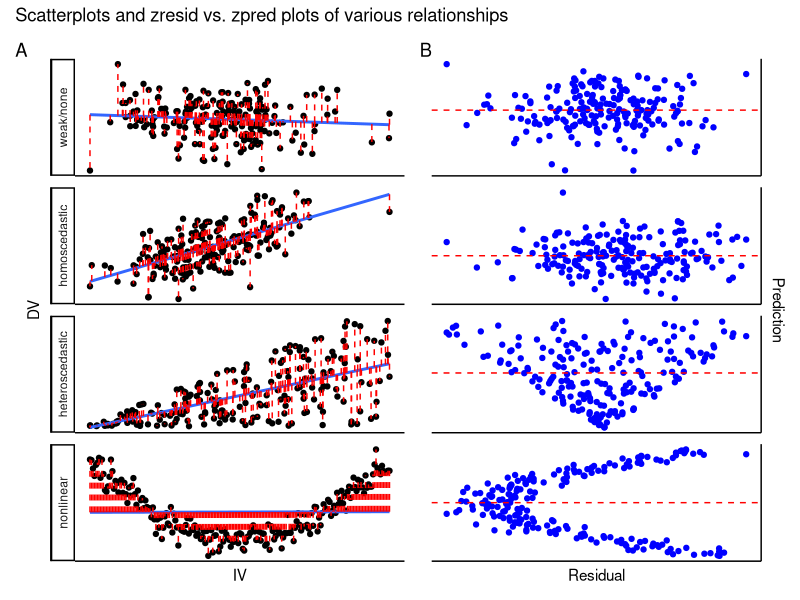

R code for this plot:
## ---- chunk 1
#| label: fig-scatterzplots
#| fig-cap: "A: Scatterplots depicting linear and nonlinear relationships (see strip labels on the left). Linear fit lines are shown in blue, and vertical red dashed lines show the residuals (i.e., the difference between the model's predictions and the actual DV scores for a given IV score. B: Plots of standardized residuals vs. standardized predictions corresponding to the raw data shown in panel A. The horizontal red dashed lines mark 0 on the y-axis for reference."

set.seed(68019222)

library(tidyverse)
library(patchwork)

ndat<-201

Data1<-tibble::tibble(x=rnorm(ndat),y=rnorm(ndat))
Data2<-tibble::tibble(x=sort(runif(ndat, min = 0, max = 2.5),decreasing=F),
                      y=x*runif(ndat,min = 0, max = 2.5))
Data3<-tibble::tibble(x=rnorm(ndat),y=rnorm(ndat)+.9*x)
Data4<-tibble::tibble(x=seq(-100, 100),y=x^2 + rnorm(length(x),0,1000))

## ^ https://stackoverflow.com/questions/53972889/how-do-i-simulate-two-variables-in-r-which-are-non-linearly-related

bigData<-tibble::tibble(x=c(Data1$x,Data2$x,Data3$x,Data4$x),
                        y=c(Data1$y,Data2$y,Data3$y,Data4$y),
                        mod = c(rep("weak/none",ndat),rep("heteroscedastic",ndat),
                                rep("homoscedastic",ndat),
                        rep("nonlinear",ndat)))


mod1<-lm(y~x, data=subset(bigData,mod=="weak/none"))
mod2<-lm(y~x, data=subset(bigData,mod=="heteroscedastic"))
mod3<-lm(y~x, data=subset(bigData,mod=="homoscedastic"))
mod4<-lm(y~x, data=subset(bigData,mod=="nonlinear"))

## resid and predictions

zstan<-function(x){
  zstanvals<-(x-mean(x))/sd(x)
}

bigData<-bigData %>% 
  dplyr::mutate(stanresid=c(zstan(mod1$residuals),zstan(mod2$residuals)
                            ,zstan(mod3$residuals),zstan(mod4$residuals)), 
                predic=c(mod1$fitted.values, mod2$fitted.values, 
                         mod3$fitted.values, mod4$fitted.values),
                stanpredic=c(zstan(mod1$fitted.values), zstan(mod2$fitted.values), 
                             zstan(mod3$fitted.values), zstan(mod4$fitted.values)),
                mod=fct_relevel(mod,c("weak/none","homoscedastic","heteroscedastic",
                                      "nonlinear")))


Scatter<-ggplot(bigData,aes(x=x,y=y))+
  theme_classic() +
  geom_point()+
  geom_smooth(method="lm",se=F)+
  # geom_vline(xintercept=x)
  geom_segment(x=bigData$x, xend=bigData$x, y=bigData$predic, yend=bigData$y,
               linetype="dashed",color="red") +
  facet_wrap(vars(mod),scales = "free",nrow = 4, strip.position = "left") +
  labs(x="IV",y="DV") +
  theme(axis.ticks = element_blank(), 
        axis.text = element_blank())


predresid<-ggplot(bigData, aes(x=stanresid,y=stanpredic)) +
  theme_classic() +
  geom_point(colour = "blue") +
  geom_hline(yintercept = 0, linetype = "dashed", colour = "red") +
  scale_y_continuous(position = "right") +
  facet_wrap(vars(mod),nrow = 4, scales = "free") +
  labs(x="Residual",y="Prediction") +
  theme(axis.ticks = element_blank(), axis.text = element_blank(), 
        strip.background = element_blank(),strip.text = element_blank())

patch<-Scatter + predresid + plot_annotation(
  title = 'Scatterplots and zresid vs. zpred plots of various relationships',
  tag_levels = 'A')

patch
